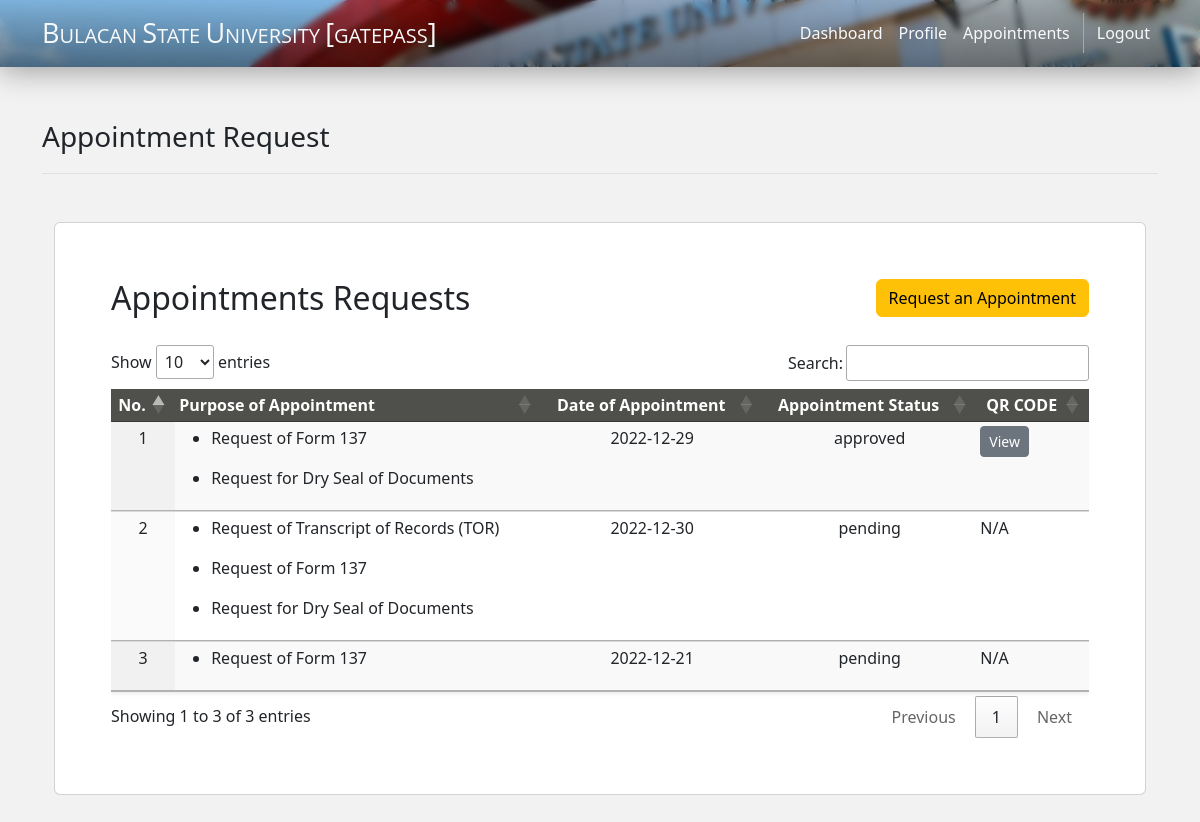
Screenshot of /appointment.php (signed in) with the database file from the repository.
### tables this page shows
CREATE TABLE `appointment` (
  `id` int(100) NOT NULL,
  `req_id` int(100) NOT NULL,
  `acc_no` int(30) DEFAULT NULL,
  `name` varchar(100) DEFAULT NULL,
  `type` varchar(30) DEFAULT NULL,
  `college` varchar(100) DEFAULT NULL,
  `reason` text DEFAULT NULL,
  `status` varchar(30) DEFAULT NULL,
  `date` date DEFAULT NULL,
  `qr_status` varchar(30) DEFAULT NULL,
  `qr` mediumblob DEFAULT NULL
);

### appointment.php (the view, shortened to what this page needs)
<!doctype html>
<html>
<head>
	<link rel="stylesheet" href="https://pro.fontawesome.com/releases/v5.10.0/css/all.css">
	<link href="https://cdn.jsdelivr.net/npm/bootstrap@5.2.2/dist/css/bootstrap.min.css" rel="stylesheet">
	<link rel="stylesheet" href="https://cdn.datatables.net/1.12.1/css/jquery.dataTables.min.css">
    <link rel="stylesheet" href="css/navbar.css">
	<link rel="stylesheet" href="css/appointment.css">
</head>
<body>
	<?php require_once 'includes/navbar.php'; ?>
	<div class="container" style="height: auto;">
        <header class="pb-3 mb-4 border-bottom mt-5">
            <div class="d-flex align-items-center text-dark text-decoration-none">
                <span class="fs-3">Appointment Request</span>
            </div>
        </header>
        <div class="container d-flex justify-content-center align-items-center flex-column pt-4" style="height:auto;">
            <div class="d-flex flex-column justify-content-center align-items-center" style="height: 100%; width:100%;">
                <div class="card" style="width:100%; padding:40px;margin-bottom:40px;">
                    <div class="card-body">
                        <div class="table-responsive">
                            <div class="d-flex justify-content-between">
                                <h2 style="padding-bottom:20px;">Appointments Requests</h2>
                                <div>
                                    <button class="btn btn-warning" data-bs-toggle="modal" data-bs-target="#requestModal">Request an Appointment</button>
                                </div>
                            </div>
                            <table class="table pt-2 shadow-sm table-striped table-hover display compact" id="appointmentTable">
                                <thead>
                                    <tr style="background-color: #4F4F4B; color:white;">
                                        <th class='text-center'>No.</th>
                                        <th>Purpose of Appointment</th>
                                        <th class='text-center'>Date of Appointment</th>
                                        <th class='text-center'>Appointment Status</th>
                                        <th class='text-center'>QR CODE</th>
                                    </tr>
                                </thead>
                                <tbody>
                                    <?php
                                    require_once "function/connect.php";
                                    $accno = $_SESSION["accno"];
                                    $select = "SELECT * FROM appointment WHERE acc_no ='$accno'";
                                    $result = mysqli_query($connect, $select);
                                    $count = 0;
                                    while ($row = mysqli_fetch_assoc($result)) {
                                        $reason = $row['reason'];
                                        $exploded = explode(',', $reason);
                                        echo ("
                                            <tr>
                                                <td class='text-center text-bold'>" . ($count + 1) . "</td>");
                                        echo '<td>';
                                        foreach ($exploded as $reason) {
                                            echo "<ul><li>" . $reason . "</li></ul>";
                                        }
                                        echo '</td>';
                                        echo ("
                                                <td class='text-center'>" . $row["date"] . "</td>
                                                <td class='text-center'> " . $row["status"] . "</td>
                                        ");
                                        if ($row['qr'] != NULL || "") {
                                            echo ("<td><a class='btn btn-sm btn-secondary' target='_blank' href='viewqr.php?id=" . $row["acc_no"] . "&reqid=" . $row["req_id"] . "'>View</a></td>");
                                        } else {
                                            echo ("<td>N/A</td>");
                                        }
                                        echo "</tr>";
                                        $count += 1;
                                    }
                                    ?>
                                </tbody>
                            </table>
                        </div>
                    </div>
                </div>
            </div>
        </div>
    </div>
</body>
</html>

### css/appointment.css (style rules this page uses)
* { margin: 0%; padding: 0%; box-sizing: border-box; }
body { background-color: #f2f2f2; background-size:cover; background-repeat: no-repeat; background-attachment: fixed; background-position: center; position: relative; }

### rows the page displays
appointment: reason "Request of Form 137", reason "Request for Dry Seal of Documents", date "2022-12-29", status "approved"
appointment: reason "Request of Transcript of Records (TOR)", reason "Request of Form 137", reason "Request for Dry Seal of Documents", date "2022-12-30", status "pending", shows "N/A"
appointment: reason "Request of Form 137", date "2022-12-21", status "pending", shows "N/A"
